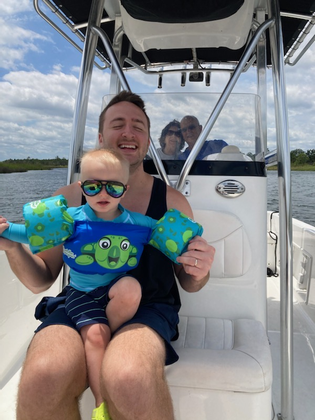
%> input picture numericalLA/hmk4/boat.png, 315 x 420 px, shrunk from 600 x 800 before the run, given in place of sunnyworking.jpg, which was not available
$ octave --eval "img_svd;"   (GNU Octave 9; MATLAB toolbox functions it lacks are replaced by stand-ins)
%> lines starting %> are read from the running program, lines starting %| are printed output that depends on the picture; pictures that were not available may be replaced by others from this repository, and a replacement may not be noted
function img_svd()
% S. Pollock, math 6406, fall 2019
% simple example of using the SVD for image compression.
% demonstrated with cute animal photos.
% You can use other grayscale images if you prefer.
% You can convert a color image (myimage.jpg) to grayscale by
%tmpCat = imread('myimage.jpg');
%tmpCat = rgb2gray(tmpCat);

tmpCat = imread('sunnyworking.jpg');  %% input the cat (or other grayscale image)
%> tmpCat is the input picture: size 420x315x3 uint8; mean R, G, B 130.8, 133.1, 136
tmpCat = rgb2gray(tmpCat);
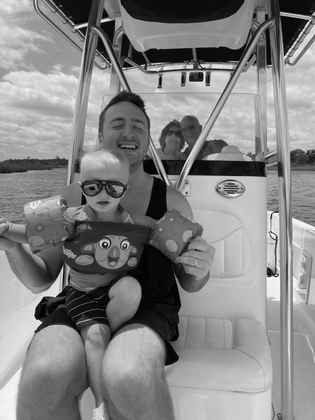
%> tmpCat: size 420x315 uint8; min 0, max 255, mean 132.7
% try cat.jpg, puppy.jpg, lion.jpg, zebra.jpg (parrot.jpg is big), or your own photo!
Cat = double(tmpCat(:,:,1)); %% tmpCat has 3 layers (rgb), but for grayscale img they are the same.

                             %% convert to double so we can svd
clear tmpCat                 %% we don't need it!

[UC,SC,VC] = svd(Cat);       %% svd the cat
sc = diag(SC);               %% extract diagonal entries of S into a vector
%> sc = 315 values, max 50318.3 at index 1, min 5.68 at index 315, mean 576.5

[mcat,ncat] = size(Cat);
%> mcat = 420; ncat = 315
ndim = min(mcat,ncat);
%> ndim = 315
kCat = zeros(size(Cat));

done = 0; k = 0;
figure(1), clf
while (k < ndim & done ~= 1)
  k = k+1;
  kCat = kCat + sc(k)*UC(:,k)*VC(:,k)';
  figure(1), imshow(kCat,[0,255]); title(sprintf('k = %g, n = %g',k,ndim))
  figure(2), plot(1:ndim,sc,'b',1,sc(1),'ko',ndim,sc(ndim),'ko',k,sc(k),'ro')
  commandwindow  %% return control to commandwindow
  sdone = input('press 1 to stop, return to continue: ');
  if sdone==1
    done=1;
  end
end
%> this loop made 2 passes; the answer given on pass 2: 1
%> pass 1, in img_svd, `imshow(kCat,[0,255])`:
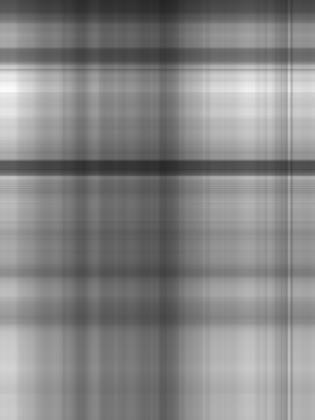
%> displayed picture: size 420x315, on the screen's scale of 0 to 255; min 37, max 252, mean 133
%> pass 1, in img_svd, `plot(1:ndim,sc,'b',1,sc(1),'ko',ndim,sc(ndim),'ko',k,sc(k),'ro')`:
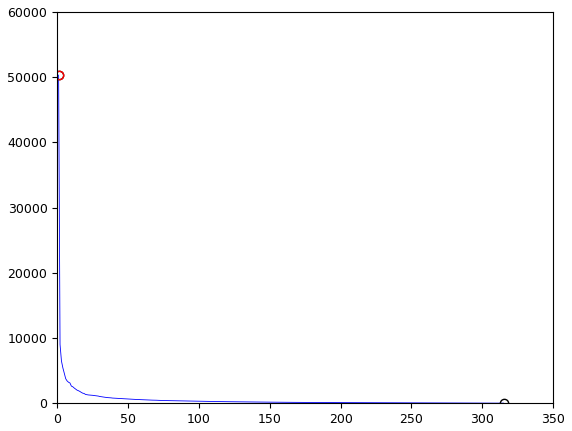
%> figure redrawn from the program's plot data; curve peaks at x = 1, y = 50318.3
%> pass 2, in img_svd, `imshow(kCat,[0,255])`:
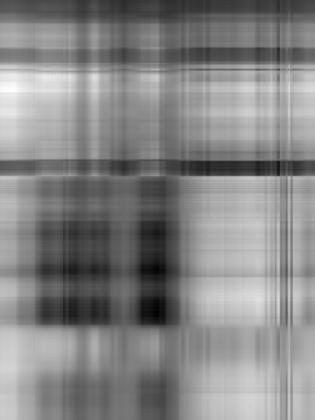
%> displayed picture: size 420x315, on the screen's scale of 0 to 255; min 2, max 254, mean 132.9
K = k; %% (hold for plot)
%> K = 2

reallydone = 0;
while (reallydone ~=1)
  J = input('enter a value of k: ')';
  J = max(min(J,ndim),0);
  JCat = zeros(size(Cat));
  for k = 1:J
    JCat = JCat + sc(k)*UC(:,k)*VC(:,k)';
  end
  figure(3), clf, imshow(JCat,[0,255]); title(sprintf('k = %g, n = %g',k,ndim))
  figure(2), plot(1:ndim,sc,'b',1,sc(1),'bo',ndim,sc(ndim),'bo',K,sc(K),'ro',J,sc(J),'go')

  commandwindow
  yesno = input('Do you want to try another value of K (y/n)? ','s');
  if (yesno=='n')
    reallydone = 1;
  end
end
%> this loop made 1 pass; the answer given on pass 1: 3
%> pass 1, in img_svd, `imshow(JCat,[0,255])`:
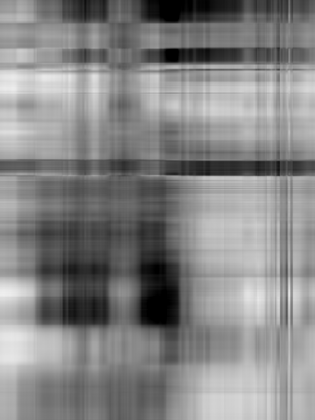
%> displayed picture: size 420x315, on the screen's scale of 0 to 255; min 0, max 239, mean 132.9
%> after the loop, reallydone = 1
